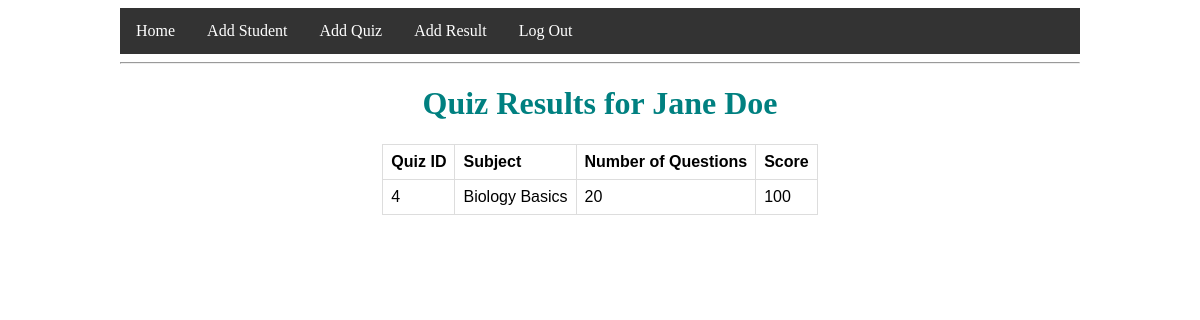
The app's page /student/4 (signed in) with its own data.
### app/models.py (models this page shows, shortened)
class Student(db.Model):
    id = db.Column(db.Integer, primary_key=True)
    first_name = db.Column(db.String(64), index=True)
    last_name = db.Column(db.String(64), index=True)
    results = db.relationship("Result", backref="student", lazy="dynamic")

class Result(db.Model):
    id = db.Column(db.Integer, primary_key=True)
    student_id = db.Column(db.Integer, db.ForeignKey("student.id"))
    quiz_id = db.Column(db.Integer, db.ForeignKey("quiz.id"))
    score = db.Column(db.Integer)
    def get_subject(self):
        return self.quiz.subject
    def get_quiz_num_of_questions(self):
        return self.quiz.num_of_questions

class Quiz(db.Model):
    id = db.Column(db.Integer, primary_key=True)
    subject = db.Column(db.String(32), index=True)
    num_of_questions = db.Column(db.Integer)
    date = db.Column(db.String(64))
    results = db.relationship("Result", backref="quiz", lazy="dynamic")

### app/routes.py (the view)
@app.route("/student/<student_id>")
@login_required
def student_results(student_id):
    student = Student.query.get(student_id)
    return render_template("student_results.html", student=student)

### app/models.py (called while the page is built)
@login.user_loader
def load_user(id):
    return User.query.get(int(id))

### app/templates/student_results.html (shortened to what this page needs)
{% extends "base.html" %}
{% block content %}
<h1>Quiz Results for {{ student.first_name }} {{ student.last_name }}</h1>
{% if student.results.first() %}
<div>
        <table>
            <tr>
                <th>Quiz ID</th>
                <th>Subject</th>
                <th>Number of Questions</th>
                <th>Score</th>
            </tr>
            {% for result in student.results%}
            <tr>
                <td>{{ result.quiz.id }}</td>
                <td>{{ result.get_subject() }}</td>
                <td>{{ result.get_quiz_num_of_questions() }}</td>
                <td>{{ result.score }}</td>
            </tr>
            {% endfor %}
        </table>
{% else %}
<h3>No quiz results for {{ student.first_name }}.</h3>
{% endif %}
{% endblock %}

### app/static/styles/style.css (style rules this page uses)
html { text-align: center; }
body { width: 80%; margin-left: auto; margin-right: auto; }
table { margin: auto; font-family: arial, sans-serif; border-collapse: collapse; }
td, th { border: 1px solid #dddddd; text-align: left; padding: 8px; }
div { margin: 0px auto; justify-content: center; }
h1 { color: teal; }

### records on screen
Student: first_name "Jane", last_name "Doe"
Result: quiz.id "4", get_subject "Biology Basics", get_quiz_num_of_questions "20", score "100"
